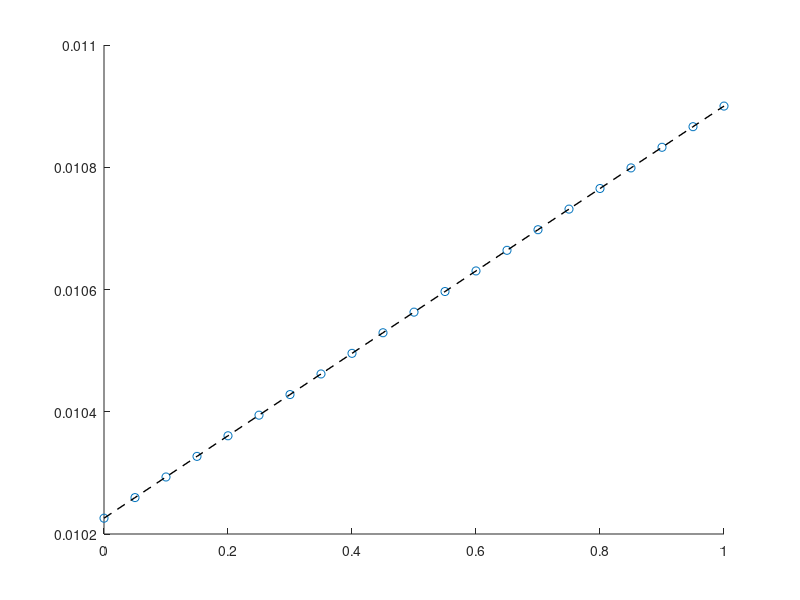
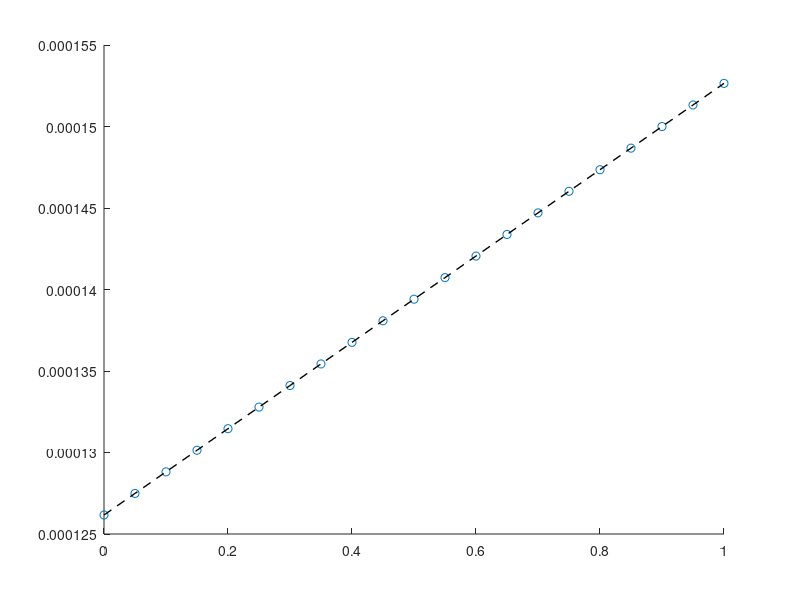
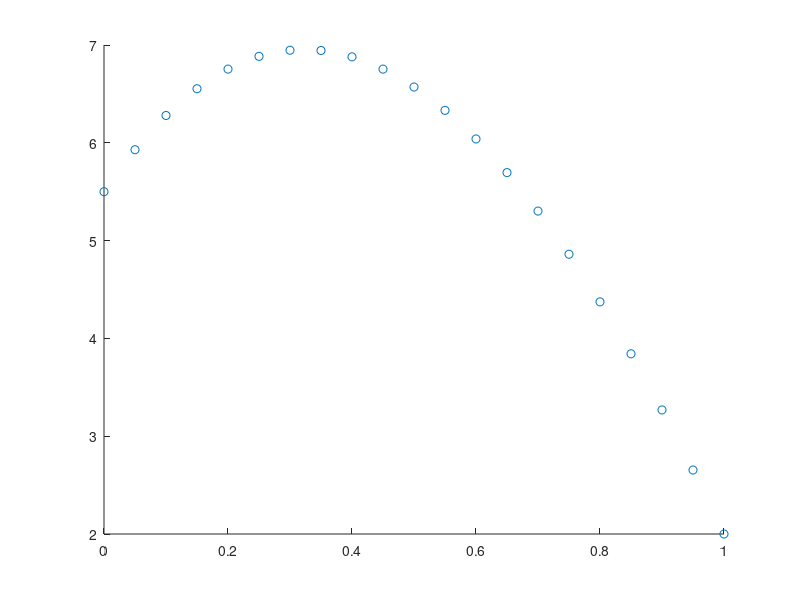
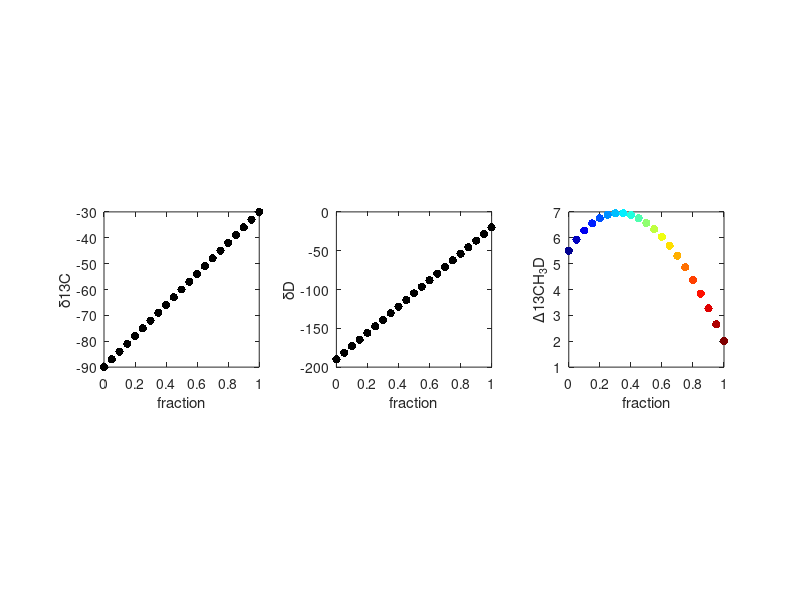

Recreate these plots in MATLAB, in order. (Note: this script raises an error after producing the figures.)

%% Script to Model Mixing of Two Endmembers
    % created by DSG and ARW on 10/08/2015
    % Used for modeling hydrate mixing or mixing microbial and themogenic methane

%% set some things up

% VPDB and VSMOW values for reference
R_13C_VPDB = 0.0112372;
R_2H_VSMOW = 155.76*10^-6;

f = 0:0.05:1; % fraction of mixing, 0 to 1

% d13C_1 = -50; % delta values of 13C methane
% R13C_1 = (d13C_1./1000 + 1).*0.0112372;  % 0.0112372 = PDB
% d13C_2 = -50; % delta values of 13C methane
% R13C_2 = (d13C_2./1000 + 1).*0.0112372;  % 0.0112372 = PDB

d13C_1 = -90; % delta values of 13C methane
R13C_1 = (d13C_1./1000 + 1).*0.0112372;  % 0.0112372 = PDB
d13C_2 = -30; % delta values of 13C methane
R13C_2 = (d13C_2./1000 + 1).*0.0112372;  % 0.0112372 = PDB

% dD_1 = -140;
% RD_1 = (dD_1./1000 + 1).*155.76*10^-6;
% dD_2 = -140;
% RD_2 = (dD_2./1000 + 1).*155.76*10^-6;

dD_1 = -190;
RD_1 = (dD_1./1000 + 1).*155.76*10^-6;
dD_2 = -20;
RD_2 = (dD_2./1000 + 1).*155.76*10^-6;

% Delta 13CH3D values
% Change these to the two endmember D13CH3D values
capD13CH3D_1 = 5.5; % 0.0 permil, replace with endmember 1 (biogenic)
capD13CH3D_2 = 2.0; % 0.0 permil, replace with endmember 2 (thermogenic)

% Convert D13CH3D to R_13CH3D
R_13CH3D_1 = R13C_1*RD_1*(capD13CH3D_1/1000+1);
R_13CH3D_2 = R13C_2*RD_2*(capD13CH3D_2/1000+1);

% Compute d13CH3D
d13CH3D_1 = 1000*(R_13CH3D_1/(R_13C_VPDB*R_2H_VSMOW)-1);
d13CH3D_2 = 1000*(R_13CH3D_2/(R_13C_VPDB*R_2H_VSMOW)-1);


% Calculate 13C Mixing of 2 End Members and Plot
    C_Mix = (1-f).*(R13C_1)+(f).*(R13C_2);  % mixing equation with R values
    C_Mix_Delta = (C_Mix/0.0112372 - 1)*1000;
    
    figure(1);
    hold on;
    scatter(f,C_Mix);
        [a,b] = polyfit(f,C_Mix,1);
        C_fit = a(1).*f + a(2);
    plot(f,C_fit,'k--','linewidth',1);
    
% Calculate D Mixing of 2 End Members and Plot
    D_Mix = (1-f).*(RD_1)+(f).*(RD_2);  % mixing equation
    D_Mix_Delta = (D_Mix/(155.76*10^-6) - 1)*1000;
    
    figure(2);
    hold on;
    scatter(f,D_Mix);
        [a,b] = polyfit(f,D_Mix,1);
        D_fit = a(1).*f + a(2);
    plot(f,D_fit,'k--','linewidth',1);

% Calculate 13CH3D Mixing of 2 End Members and Plot
    CD_Mix = (1-f).*(R_13CH3D_1)+(f).*(R_13CH3D_2);
    CD_Mix_Delta = 1000*(CD_Mix/(R_13C_VPDB*R_2H_VSMOW)-1); % little delta
    CD_Mix_capD = 1000*(CD_Mix./(C_Mix.*D_Mix)-1); % Capital delta 13CH3D
    
% Calculate 13CH3D and Plot

% stochastic distributions
%    s_12CH4 = 9.88*10^-1;
%    s_12CH3D = 6.16*10^-4;
%    s_13CH4 = 1.11*10^-2;
%    s_13CH3D = 6.93*10^-6;

%dCH3D = (s_12CH3D/s_12CH4./(4.*D_fit)-1)*1000;
%d13CH4 = (s_13CH4/s_12CH4./C_fit-1)*1000;
%d13CH3D = (s_13CH3D/s_12CH4./(4.*C_fit.*D_fit)-1)*1000; 

%D18 = log(d13CH3D) - log(d13CH4); 
D18 = CD_Mix_capD;
figure(3);
hold on;
scatter(f,D18);

%% Make plot

figure(4);
hold on;

subplot(1,3,1);
    h1 = scatter(f,C_Mix_Delta,'k','filled');
    xlabel('fraction')
    ylabel('\delta13C')
    axis square
    box on

subplot(1,3,2);
    h2 = scatter(f,D_Mix_Delta,'k','filled');
    xlabel('fraction')
    ylabel('\deltaD')
    axis square
    box on

subplot(1,3,3);
    x = D18;
    c = linspace(1,10,length(x));
    
    h3 = scatter(f,D18,[],c,'filled');
    xlabel('fraction')
    ylabel('\Delta13CH_3D')
    axis square
    box on

    
mymap = [   0.254901960784314,  0.713725490196078,  0.768627450980392
            0.4,                0.6,                0.4
            0.8,                0.5                 0.2
            1,                  0.498039215686275,  0];
        
    colormap jet;
    axis([0 1 1 7]);

suptitle('Mixing Model of 13C, D, and 13CH3D');
